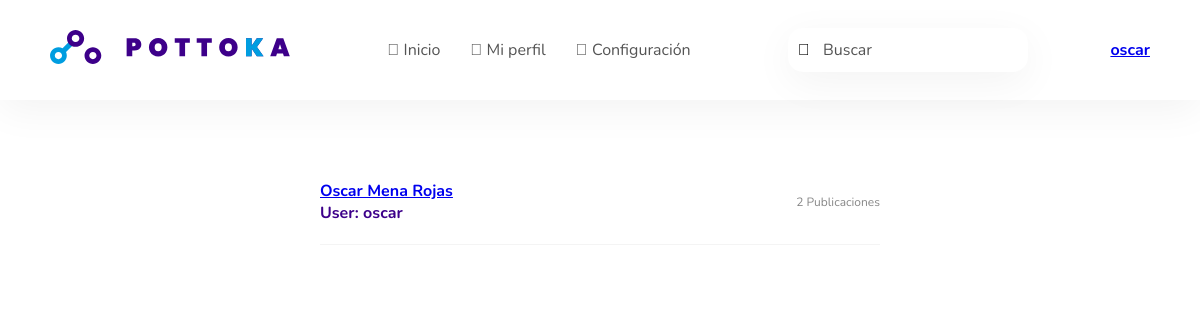
/home/ (signed in), run on the app's committed database.
### tables this page shows
CREATE TABLE login (username VARCHAR (100) PRIMARY KEY, name VARCHAR (100) NOT NULL, email VARCHAR (100) NOT NULL, password VARCHAR (100) NOT NULL, telefono INT NOT NULL, fecha VARCHAR NOT NULL, permiso INT);

### app.py (the view)
@app.route("/home/", methods=["GET", "POST"])
def home():
    with sqlite3.connect("/home/oscarmena/mysite/pottoka.db") as con:
        con.row_factory = sqlite3.Row
        cursor = con.cursor()
        cursor.execute("SELECT * FROM login")
        rows = cursor.fetchall()
        cursor.execute("SELECT * FROM comentarios")
        rows2 = cursor.fetchall()
        return render_template("home.html", rows = rows, rows2 = rows2)

### templates/home.html (shortened to what this page needs)
{% extends "basep.html" %}
{% block content %}
    <header>
      <div class="logo"><img src="../static/assets/Logo_principal.svg" alt="" /></div>
      <nav>
        <ul>
          <li>
            <a href="/home/" >
              <i class="fal fa-home"></i>
              Inicio
            </a>
          </li>
          <li>
            {% if session.username %} <a href="/perfil/<{{session.username}}>" >
              <i class="fal fa-user"></i>
              Mi perfil
            </a>
            {% else %}<a href="../login/" >
              <i class="fal fa-sign-in"></i>
              Iniciar sesión
            {% endif %}
          </li>
          <li>
            {% if session.username %} <a href="../home/configuracion/" method="POST">
              <i class="fal fa-cog"></i>
              Configuración
            </a> {% endif %}
          </li>
        </ul>
      </nav>
      <form class="busqueda">
        <i class="icono fal fa-search"></i>
        <input type="search" placeholder="Buscar" />
      </form>
      <div >
        <h4>{% if session.username %} <a href="/perfil/<{{session.username}}>" > {{ session.username }} {% else %} Invitado {% endif %}</a></h4>
      </div>
    </header>
    <main>
    {% for r in rows %}
        <div class="titulo">
          <div class="usuario">
            <h4><a href="/perfil/<{{ r["username"] }}>" >{{ r["name"] }} </a><br>User: {{ r["username"] }}</h4>
          </div>
          {% set a = [0] %}
          <div class="fechaPublicacion">{{ a[0] }} Publicaciones</div>
        </div>
    {% endfor %}
        <div class="divider"></div>
    </main>
    {% endblock %}

### static/css/componentes.css (style rules this page uses)
:root { --colorPrincipal: #009de0; --colorSecundario: #3d008a; --colorElemento: #545454; }
* { font-family: "Nunito", sans-serif; box-sizing: border-box; margin: 0; padding: 0; }
html, body { height: 100%; }
.titulo { display: flex; justify-content: space-between; align-items: center; padding: 20px; }
.titulo .fechaPublicacion { font-size: 12px; color: #878787; }
.usuario { display: flex; align-items: center; cursor: pointer; }
.divider { margin-left: 20px; margin-right: 20px; border-bottom: 1px solid #f4f4f4; }
input { padding: 10px; border: none; width: 100%; box-shadow: 0px 10px 40px rgb(0 0 0 / 5%); border: 1px solid transparent; border-radius: 15px; color: var(--colorElemento); font-size: 12px; }
::placeholder { color: #878787; font-size: 12px; }

### static/css/base.css (style rules this page uses)
:root { --colorPrincipal: #009de0; --colorSecundario: #3d008a; --colorElemento: #545454; }
* { font-family: "Nunito", sans-serif; box-sizing: border-box; margin: 0; padding: 0; }
header { position: sticky; top: 0; display: flex; justify-content: space-between; height: 100px; align-items: center; padding-left: 50px; padding-right: 50px; box-shadow: 0px 10px 40px rgba(0, 0, 0, 0.05); background-color: white; }
h4 { color: var(--colorSecundario); }
.logo { width: 240px; }
.logo img { width: 100%; }
nav ul { display: flex; margin: 0; padding: 0; }
nav ul li { margin: 15px; list-style: none; }
nav ul li a { text-decoration: none; color: var(--colorElemento); font-weight: 400; }
.busqueda { position: relative; }
.busqueda .icono { position: absolute; top: 50%; left: 10px; transform: translateY(-50%); }
.busqueda input { padding-left: 34px; }
input { padding: 10px; border: none; width: 100%; box-shadow: 0px 10px 40px rgb(0 0 0 / 5%); border: 1px solid transparent; border-radius: 15px; padding: 10px; color: var(--colorElemento); font-size: 16px; }
::placeholder { color: var(--colorElemento); font-size: 16px; }
main { width: 100%; height: 100%; padding: 5% 25% 5% 25%; }

### data on the page
login: name "Oscar Mena Rojas", username "oscar", a "2"

### other printed values
{{ session.username }} "oscar"
